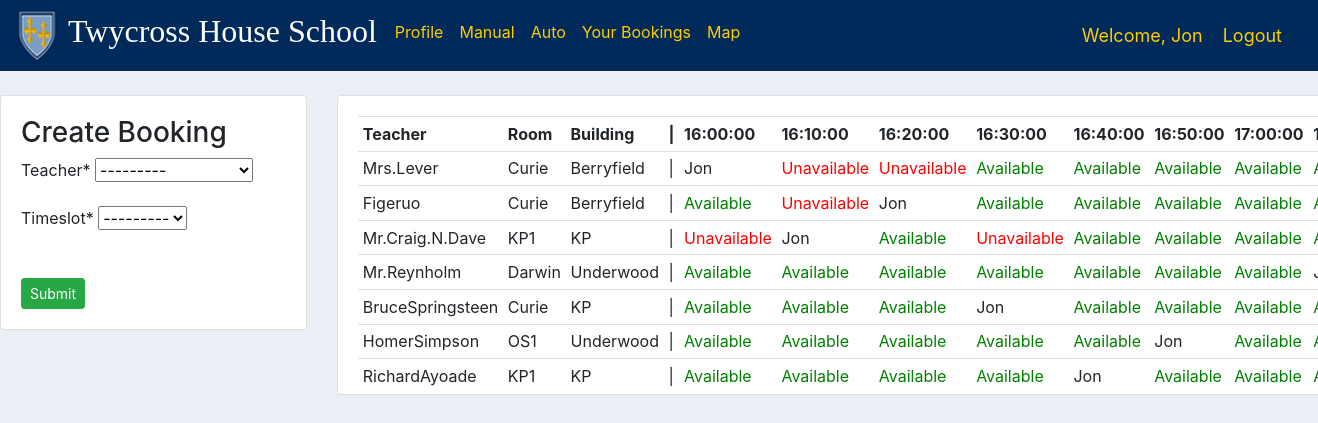
Screenshot of /manual/ (signed in) with the database file from the repository.
### main/models.py (models this page shows, shortened)
class Booking(models.Model):
    STATUS = (
        ('Pending', 'Pending'),
        ('Complete', 'Complete'),
    )
    booking_id = models.UUIDField(default=uuid.uuid4, unique=True, primary_key=True)
    student = models.ForeignKey(Student, null=True, on_delete= models.CASCADE)
    teacher = models.ForeignKey(Teacher, null=True, on_delete= models.CASCADE)
    timeslot = models.ForeignKey(Timeslot, null=True, on_delete= models.CASCADE)
    status = models.CharField(max_length=200, null=True, choices=STATUS)
    date = models.ForeignKey(EveningDate, null=True, on_delete= models.CASCADE)
    date_created = models.DateTimeField(auto_now_add=True, null=True)

class Timeslot(models.Model):
    start_time = models.TimeField(null=True)
    end_time = models.TimeField(null=True)
    def __str__(self):
        return str(self.start_time)

class Teacher(models.Model):
    user = models.OneToOneField(User, null=True, on_delete=models.CASCADE)
    name = models.CharField(max_length=200, null=True)
    email = models.CharField(max_length=200, null=True)
    building = models.ForeignKey(Building, null=True, on_delete= models.SET_NULL)
    room = models.ForeignKey(Room, null=True, on_delete= models.SET_NULL)
    subjects = models.ManyToManyField(Subject)
    def __str__(self):
        return self.name

class Room(models.Model):
    name = models.CharField(max_length=200, null=True)
    building = models.ForeignKey(Building, null=True, on_delete= models.CASCADE)
    def __str__(self):
        return self.name

class Building(models.Model):
    name = models.CharField(max_length=200, null=True)
    def __str__(self):
        return self.name

class Student(models.Model):
    YEAR_GROUP = (
        ('LVI', 'LVI'),
        ('UVI', 'UVI'),
    )
    user = models.OneToOneField(User, null=True, on_delete=models.CASCADE)
    name = models.CharField(max_length=200, null=True)
    email = models.CharField(max_length=200, null=True)
    year_group = models.CharField(max_length=200, null=True, choices=YEAR_GROUP)
    teachers = models.ManyToManyField(Teacher)
    subjects = models.ManyToManyField(Subject)

### users/decorators.py (the view)
        def wrapper_func(request, *args, **kwargs):
            group = None
            if request.user.groups.exists():
                group = request.user.groups.all()[0].name
            if group in allowed_roles:
                return view_func(request, *args, **kwargs)
            elif group == "teacher":
                return redirect('userTeacherBookings')
            elif group == "student":
                return redirect('userStudentBookings')
            elif group == "admin":
                return redirect('dashboard')
            elif group == "parent":
                return redirect('userParent')

### manual/forms.py
class ManualBookingForm(ModelForm):
    class Meta:
        model = Booking
        fields = ['teacher', 'timeslot']

### manual/extras.py (called while the page is built)
def sortTimeslots(pTimeslots):
    oldStringTimeslots = []
    for timeslot in pTimeslots:
        oldStringTimeslots.append(str(timeslot))
    numbersTimeslots = []
    for timeslot in oldStringTimeslots:
        timeslot = timeslot.replace(":", "")
        timeslot = int(timeslot)
        numbersTimeslots.append(timeslot)
    mergeSort(numbersTimeslots)
    sortedTimeslots = []
    for item in numbersTimeslots:
        text = ""
        text += str(item)[0] + str(item)[1]
        text += ":"
        text += str(item)[2] + str(item)[3]
        text += ":"
        text += str(item)[4] + str(item)[5]
        sortedTimeslots.append(text)
    finalTimeslots = []
    for item in sortedTimeslots:
        for timeslot in pTimeslots:
            if str(timeslot) == item:
                finalTimeslots.append(timeslot)
    return finalTimeslots

def teachersAvailability(pTeachers, pTimeslots, pDate, pStudent):
    teachersAv = []
    for teacher in pTeachers:
        teacherList = []
        teacherList.append(teacher.name)
        teacherList.append(teacher.room)
        teacherList.append(teacher.building)
        teacherList.append("|")
        for timeslot in pTimeslots:
            if teacher.booking_set.filter(teacher=teacher, timeslot=timeslot, date=pDate).count() == 0:
                teacherList.append(0)
            else:
                booking = Booking.objects.get(teacher=teacher, timeslot=timeslot, date=pDate)
                if booking.student.name == pStudent.name:
                    teacherList.append(pStudent.name)
                else:
                    teacherList.append(1)
        teachersAv.append(teacherList)
    return teachersAv

### manual/templates/manual/manual.html (shortened to what this page needs)
{% extends 'main/main.html' %}
{% load static %}
{% block content %}
{% load crispy_forms_tags %}
<br>
<div class="row">
	<div class="col-md-3">
		<div class="card card-body">
            <h3>Create Booking</h3>
            <form method="POST" action="">
                {{form|crispy}}
                <br>
                <input class="btn btn-sm btn-success" type="submit" name="Submit">
            </form>
        </div>
    </div>
    <div class="col-md-7">
		<div class="card card-body" style="width: 1000px; height: 300px; overflow-y: auto; overflow-x: auto;">
            <table class="table table-sm">
                <tr>
                    <th>Teacher</th>
                    <th>Room</th>
                    <th>Building</th>
                    <th>|</th>
                    {% for timeslot in timeslots %}
                        <th>{{timeslot}}</th>
                    {% endfor %}
                </tr>
                {% for teacher in teachersAv %}
                    <tr>
                        {% for item in teacher %}
                            {% if item == 0 %}
                                <td style="color: green;">Available</td>
                            {% elif item == 1 %}
                                <td style="color: red;">Unavailable</td>
                            {% else %}
                                <td>{{item}}</td>
                            {% endif %}
                        {% endfor %}
                    </tr>
                {% endfor %}
            </table>
        </div>
    </div>
</div>
{% endblock %}

### main/templates/main/navbar.html (shortened to what this page needs)
{% load static %}
<nav class="navbar navbar-expand-lg navbar-light" style="background-color: #002A5A;" id="na">
    <a href="{% url 'home' %}"><img src="{% static 'images/logo.png' %}"></a>
    <div class="collapse navbar-collapse" id="navbarNav">
      <ul class="navbar-nav">
        <li class="nav-item active">
          <h2 style="color: #ffffff; margin-left: 10px; margin-right: 10px; font-family: 'Iowan Old Style', serif;">Twycross House School</h2>
        </li>
        {% if request.user.is_staff %}
        <li class="nav-item active">
          <a class="nav-link" href="{% url 'dashboard' %}" style="color: #ffcc00;">Dashboard</a>
        </li>
        <li class="nav-item">
          <a class="nav-link" href="{% url 'bookings' %}" style="color: #ffcc00;">Bookings</a>
        </li>
        <li class="nav-item">
          <a class="nav-link" href="{% url 'registerStudent' %}" style="color: #ffcc00;">Register Student</a>
        </li>
        <li class="nav-item">
          <a class="nav-link" href="{% url 'registerTeacher' %}" style="color: #ffcc00;">Register Teacher</a>
        </li>
        <li class="nav-item">
          <a class="nav-link" href="{% url 'registerParent' %}" style="color: #ffcc00;">Register Parent</a>
        </li>
        <li class="nav-item">
          <a class="nav-link" href="{% url 'sheetLVI' %}" style="color: #ffcc00;">LVI</a>
        </li>
        <li class="nav-item">
          <a class="nav-link" href="{% url 'sheetUVI' %}" style="color: #ffcc00;">UVI</a>
        </li>
        {% elif request.user.groups.all.0.name == "student" %}
        <li class="nav-item">
          <a class="nav-link" href="{% url 'userStudent' %}" style="color: #ffcc00;">Profile</a>
        </li>
        <li class="nav-item">
          <a class="nav-link" href="{% url 'manual' %}" style="color: #ffcc00;">Manual</a>
        </li>
        <li class="nav-item">
          <a class="nav-link" href="{% url 'auto' %}" style="color: #ffcc00;">Auto</a>
        </li>
        <li class="nav-item">
          <a class="nav-link" href="{% url 'userStudentBookings' %}" style="color: #ffcc00;">Your Bookings</a>
        </li>
        <li class="nav-item">
          <a class="nav-link" href="{% url 'map' %}" style="color: #ffcc00;">Map</a>
        </li>
        {% elif request.user.groups.all.0.name == "parent" %}
        <li class="nav-item">
          <a class="nav-link" href="{% url 'userParent' %}" style="color: #ffcc00;">Profile</a>
        </li>
        {% else %}
        <li class="nav-item">
          <a class="nav-link" href="{% url 'login' %}" style="color: #ffcc00;">Login</a>
        </li>
        {% endif %}
      </ul>
    </div>
{% if request.user.is_staff or request.user.groups.all.0.name == "teacher" or request.user.groups.all.0.name == "student" or request.user.groups.all.0.name == "parent" %}
<span class="hello-msg">Welcome, {{request.user}}</span>
<span><a class="hello-msg" href="{% url 'logout' %}">Logout</a></span>
{% endif %}
</nav>

### static/css/main.css (style rules this page uses)
body { background-color: #ebeff5; }

### main/templates/main/navbar.html (style rules this page uses)
.hello-msg { font-size: 18px; color: #ffcc00; margin-right: 20px; }
#na { z-index:2; }

### rows the page displays
Timeslot: start_time "16:00:00"
Timeslot: start_time "16:10:00"
Timeslot: start_time "16:20:00"
Timeslot: start_time "16:30:00"
Timeslot: start_time "16:40:00"
Timeslot: start_time "16:50:00"
Timeslot: start_time "17:00:00"
Teacher: teacher "Mrs.Lever"
Room: name "Curie"
Building: name "Berryfield"
Student: teacher "Jon" "Jon" "Jon" "Jon" "Jon" "Jon"
Teacher: teacher "Figeruo"
Teacher: teacher "Mr.Craig.N.Dave"
Room: name "KP1"
Building: name "KP"
Teacher: teacher "Mr.Reynholm"
Room: name "Darwin"
Building: name "Underwood"
Teacher: teacher "BruceSpringsteen"
Teacher: teacher "HomerSimpson"
Room: name "OS1"
Teacher: teacher "RichardAyoade"

### other values shown
{{ request.user }} "Jon"
{{ item }} "|" "|" "|" "|" "|" "|" "|"
